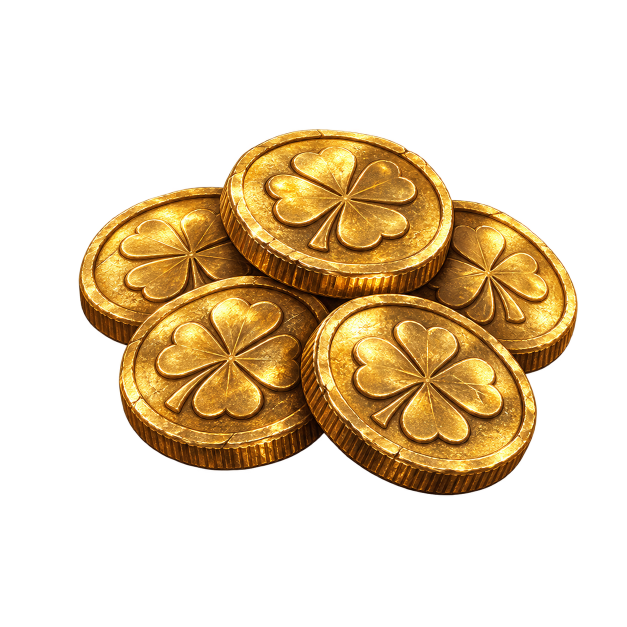
#> input picture art-source/col-topup/pouch.png, 1254 x 1254 px (shown at 1/2 size); its folder holds only this picture in this run
$ python encode-col-packs.py
#> lines starting #> are read from the running program, lines starting #| are printed output that depends on the picture
"""Resize generated transparent CoL pack artwork for the top-up UI."""
from pathlib import Path
from PIL import Image

root = Path(__file__).resolve().parents[2]
out = root / 'webapp/art/col-topup'
out.mkdir(parents=True, exist_ok=True)
for pack in ['pouch', 'sack', 'casket', 'chest', 'trove', 'vault']:
    image = Image.open(root / f'art-source/col-topup/{pack}.png').convert('RGBA')
#> image is the input picture: PIL image 1254x1254 RGBA; mean R, G, B, A 61.2, 43.6, 16.1, 84
    for size in [128, 256]:
        scaled = image.resize((size, size), Image.Resampling.LANCZOS)
        destination = out / f'{pack}-{size}.webp'
        scaled.save(destination, 'WEBP', quality=82, method=6)
        print(f'{destination.name}: {destination.stat().st_size} bytes')
#> this loop made 2 passes
#> pass 1, `scaled = image.resize((size, size), Image.Resampling.LANCZOS)`:
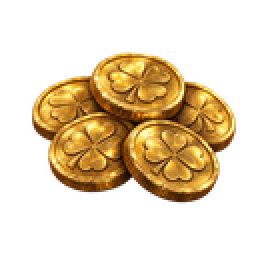
#> scaled: PIL image 128x128 RGBA (shown 2 times larger); mean R, G, B, A 63.8, 45.5, 16.9, 84; transparent parts drawn white
#> pass 2, `scaled = image.resize((size, size), Image.Resampling.LANCZOS)`:
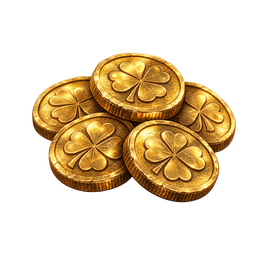
#> scaled: PIL image 256x256 RGBA; mean R, G, B, A 61.7, 43.7, 16.3, 84; transparent parts drawn white
#> (the run stopped early here; a loop or call above may not have finished)
